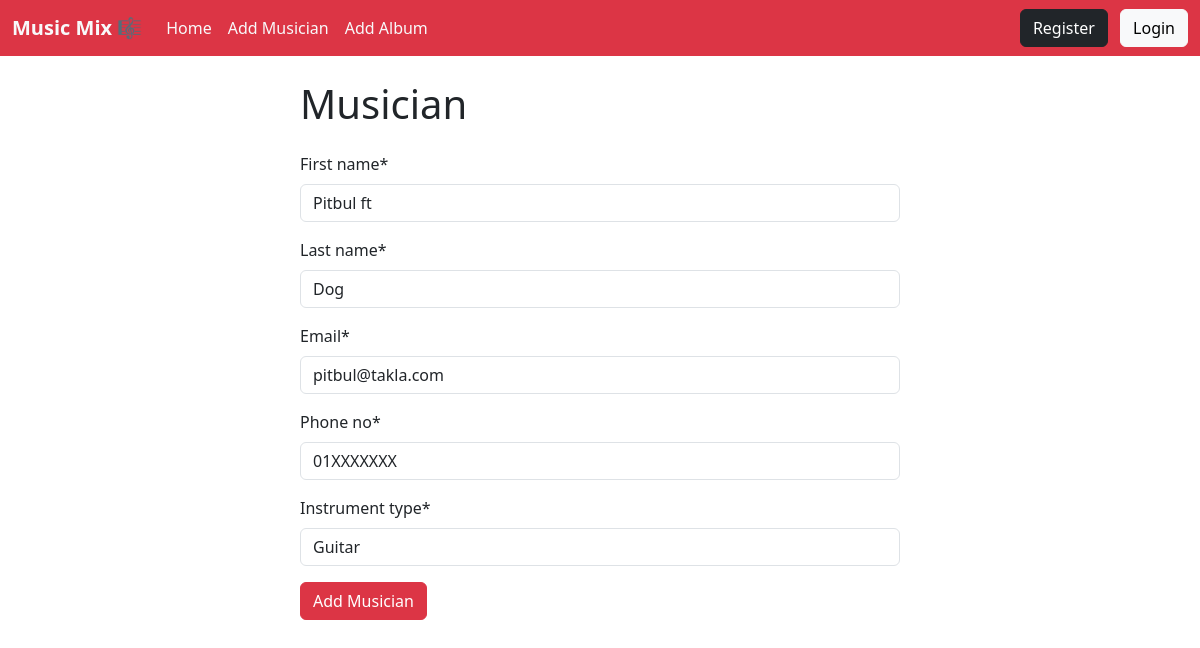
The app's page /musician/edit/1/ with its own data.
### musician/models.py (models this page shows, shortened)
class Musician(models.Model):
    first_name = models.CharField(max_length=20)
    last_name = models.CharField(max_length=20)
    email = models.EmailField(max_length=30)
    phone_no = models.CharField(max_length=11)
    instrument_type = models.CharField(max_length=20)

### musician/views.py (the view)
# urls.py: path('edit/<int:id>/', views.EditMusicianView.as_view(), name="edit_musician"),
class EditMusicianView(UpdateView):
  model = models.Musician
  form_class = forms.MusicianForm
  template_name = 'add_musician.html'
  pk_url_kwarg = 'id'
  success_url = reverse_lazy('home')

### musician/forms.py
class MusicianForm(forms.ModelForm):
    class Meta:
        model = Musician
        fields = '__all__'

### musician/templates/add_musician.html (shortened to what this page needs)
{% extends "base.html" %}
{% load crispy_forms_tags  %}
{% block content %}
<form action="" style="width:50%; margin:auto" method="post">
    <h1 class="my-4">Musician</h1>
    {{form | crispy}}
    <button class="btn btn-danger">Add Musician</button>
</form>
{% endblock %}

### records on screen
Musician: first_name "Pitbul ft", last_name "Dog", email "pitbul@takla.com", phone_no "01XXXXXXX", instrument_type "Guitar"
